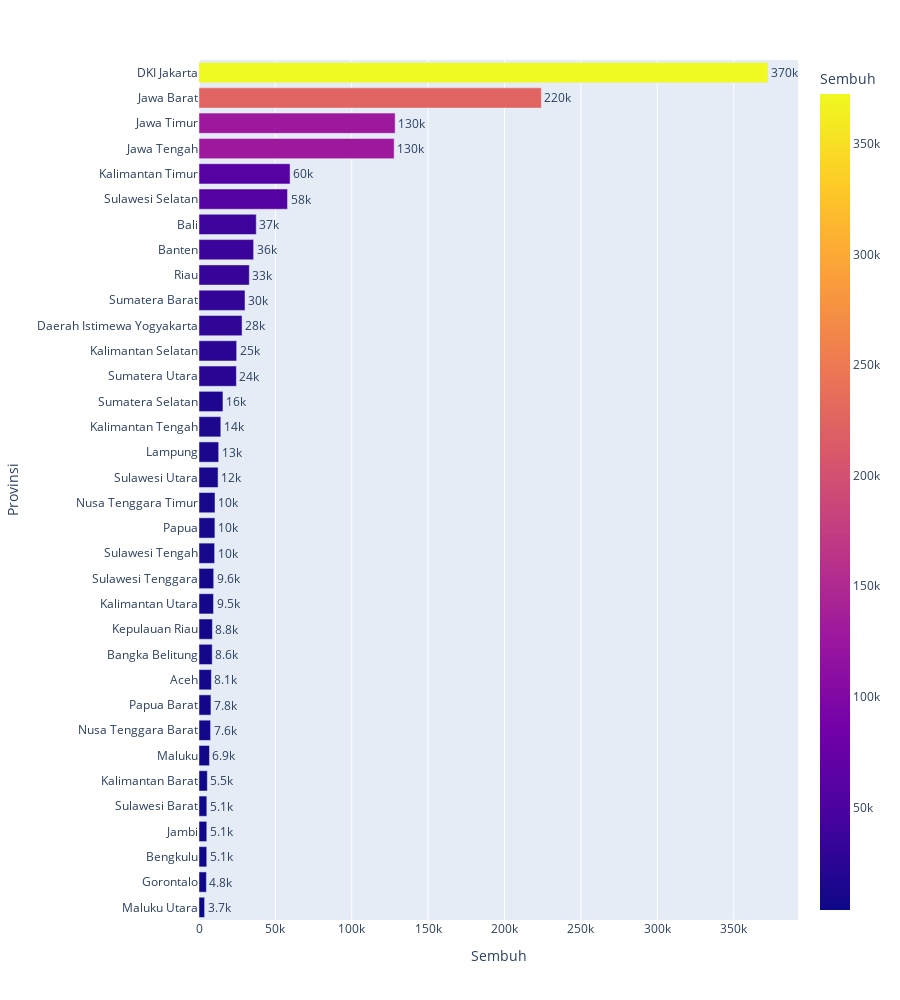

The notebook cell this image was saved under:
### Code cell
df_sort = df.sort_values(by = "Sembuh", ascending = True, ignore_index = True)
fig = px.bar(df_sort, x='Sembuh', y='Provinsi',
             color='Sembuh', orientation='h', text = 'Sembuh', height = 1000)
fig.update_traces(texttemplate='%{text:.2s}', textposition='outside')
fig.show()

### Figure 1 — Plotly figure (JSON) as saved in the notebook; plotly's stock layout.template omitted (floating-point values rounded to 4 significant figures)
{"data": [{"alignmentgroup": "True", "hovertemplate": "Sembuh=%{marker.color}<br>Provinsi=%{y}<extra></extra>", "legendgroup": "", "marker": {"color": [3666, 4843, 5072, 5096, 5127, 5455, 6859, 7572, 7813, 8119, 8649, 8779, 9511, 9635, 10228, 10413, 10481, 12489, 12875, 14283, 15679, 24472, 24657, 28182, 30119, 32927, 35759, 37473, 57942, 59609, 127735, 128386, 224102, 372463], "coloraxis": "coloraxis"}, "name": "", "offsetgroup": "", "orientation": "h", "showlegend": false, "text": [3666, 4843, 5072, 5096, 5127, 5455, 6859, 7572, 7813, 8119, 8649, 8779, 9511, 9635, 10228, 10413, 10481, 12489, 12875, 14283, 15679, 24472, 24657, 28182, 30119, 32927, 35759, 37473, 57942, 59609, 127735, 128386, 224102, 372463], "textposition": "outside", "texttemplate": "%{text:.2s}", "type": "bar", "x": [3666, 4843, 5072, 5096, 5127, 5455, 6859, 7572, 7813, 8119, 8649, 8779, 9511, 9635, 10228, 10413, 10481, 12489, 12875, 14283, 15679, 24472, 24657, 28182, 30119, 32927, 35759, 37473, 57942, 59609, 127735, 128386, 224102, 372463], "xaxis": "x", "y": ["Maluku Utara", "Gorontalo", "Bengkulu", "Jambi", "Sulawesi Barat", "Kalimantan Barat", "Maluku", "Nusa Tenggara Barat", "Papua Barat", "Aceh", "Bangka Belitung", "Kepulauan Riau", "Kalimantan Utara", "Sulawesi Tenggara", "Sulawesi Tengah", "Papua", "Nusa Tenggara Timur", "Sulawesi Utara", "Lampung", "Kalimantan Tengah", "Sumatera Selatan", "Sumatera Utara", "Kalimantan Selatan", "Daerah Istimewa Yogyakarta", "Sumatera Barat", "Riau", "Banten", "Bali", "Sulawesi Selatan", "Kalimantan Timur", "Jawa Tengah", "Jawa Timur", "Jawa Barat", "DKI Jakarta"], "yaxis": "y"}], "layout": {"barmode": "relative", "coloraxis": {"colorbar": {"title": {"text": "Sembuh"}}, "colorscale": [[0, "#0d0887"], [0.1111, "#46039f"], [0.2222, "#7201a8"], [0.3333, "#9c179e"], [0.4444, "#bd3786"], [0.5556, "#d8576b"], [0.6667, "#ed7953"], [0.7778, "#fb9f3a"], [0.8889, "#fdca26"], [1, "#f0f921"]]}, "height": 1000, "legend": {"tracegroupgap": 0}, "margin": {"t": 60}, "xaxis": {"anchor": "y", "domain": [0, 1], "title": {"text": "Sembuh"}}, "yaxis": {"anchor": "x", "domain": [0, 1], "title": {"text": "Provinsi"}}}}
